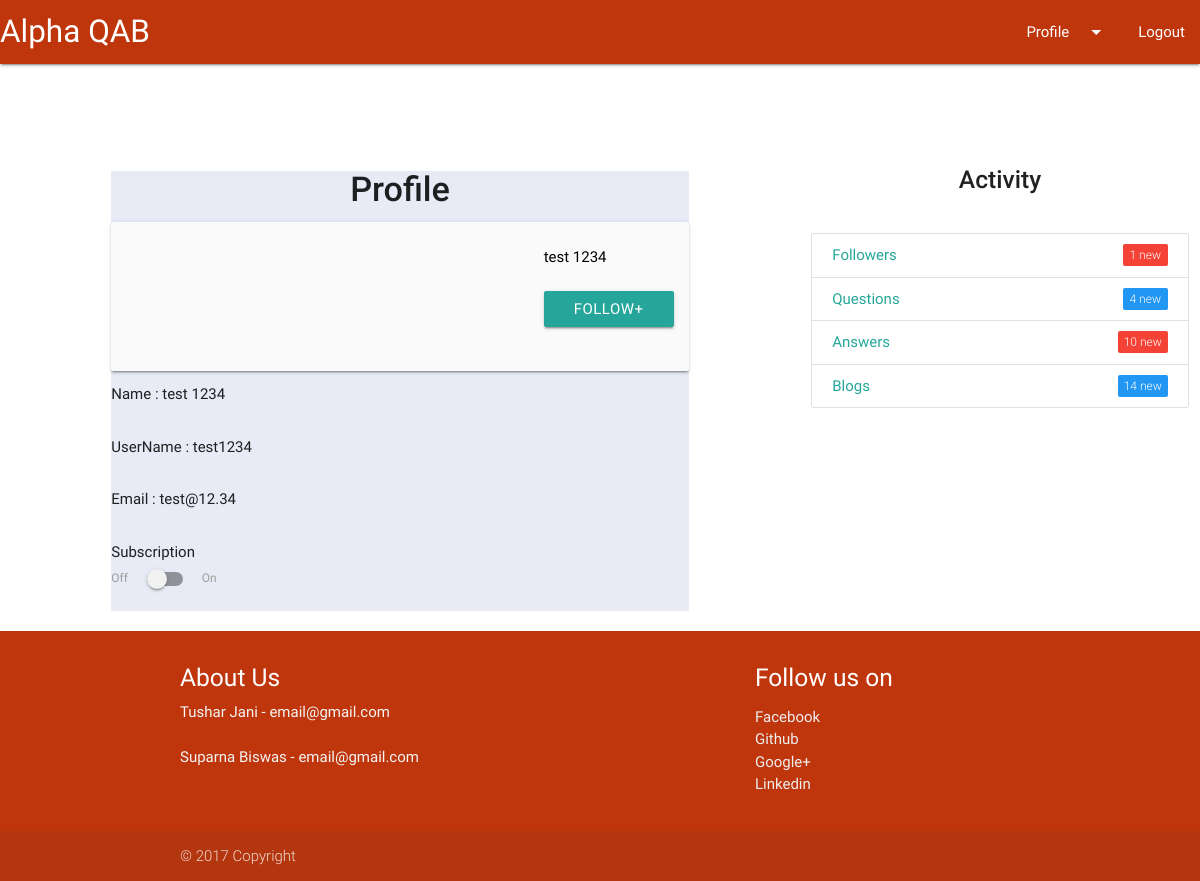
The page /accounts/profile/ (signed in) on the database its author committed.
### posts/models.py (models this page shows, shortened)
class Profile(models.Model):
    user = models.OneToOneField(User,related_name='profile', on_delete=models.CASCADE)
    bio = models.CharField(max_length=140,)
    gender = models.IntegerField(choices=(
                                        (1, "MALE"),
                                        (2, "FEMALE"),
                                        (3, "OTHER"),
                                        ))
    pic = models.ImageField(upload_to=upload_location,
                                        null=True,
                                        blank=True,
                                        width_field="width_field",
                                        height_field="height_field")
    height_field = models.IntegerField(default=0)
    width_field = models.IntegerField(default=0)

### posts/views.py (the view)
# urls.py: url(r'^accounts/profile/$', views.profile, name='profile'),
def profile(request):
    obj = Profile.objects.get(user = request.user)
    return render(request,'posts/profile.html',{'object': obj})

### posts/templates/posts/profile.html (shortened to what this page needs)
{% extends "posts/base.html" %}
{% load staticfiles %}
{% block content %}
    <div class="row">
      <br><br><br><br>
      <div class="col s6 offset-s1">
        <div class="#e8eaf6 indigo lighten-5">
            <h4 class="center-align"><strong>Profile</strong></h4>
            <div class="card-panel grey lighten-5 z-depth-1">
              <div class="row valign-wrapper">
                <div class="col s2">
                    </div>
                  <div class="col s3">
                    <span class="black-text">
                      {{object.user.first_name}} {{object.user.last_name}}
                      <br><br>
                      <a class="waves-effect waves-light btn">follow+</a>
                    </span>
                  </div>
                </div>
              </div>
              <h6>Name : {{object.user.first_name}} {{object.user.last_name}}</h6>
              <br>
              <h6>UserName : {{object.user.username}}</h6>
              <br>
              <h6>Email : {{object.user.email}}</h6>
              <br>
              <h6>Subscription </h6>
              <div class="switch">
                <label>
                  Off
                  <span class="lever"></span>
                  On
                </label>
              </div>
              <br>
            </div>
      </div>
        <div class="col s4 offset-s1">
            <h5 class="center-align"><strong>Activity</strong></h5>
            <br>
            <div class="collection">
              <a href="#!" class="collection-item"><span class="new badge red">1</span>Followers</a>
              <a href="#!" class="collection-item"><span class="new badge blue">4</span>Questions</a>
              <a href="#!" class="collection-item"><span class="new badge red">10</span>Answers</a>
              <a href="#!" class="collection-item"><span class="new badge blue">14</span>Blogs</a>
            </div>
        </div>
      </div>
{% endblock %}

### posts/templates/posts/style.css (style rules this page uses)
html { font-family: Roboto,fantasy,sans-serif; }

### rows shown on the page
Profile: user.first_name "test", user.last_name "1234", user.username "test1234", user.email "test@12.34"
